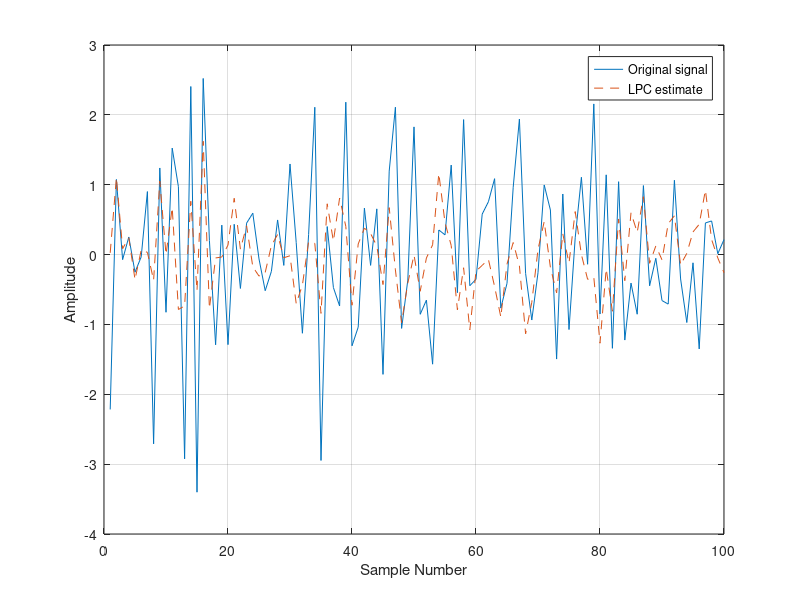
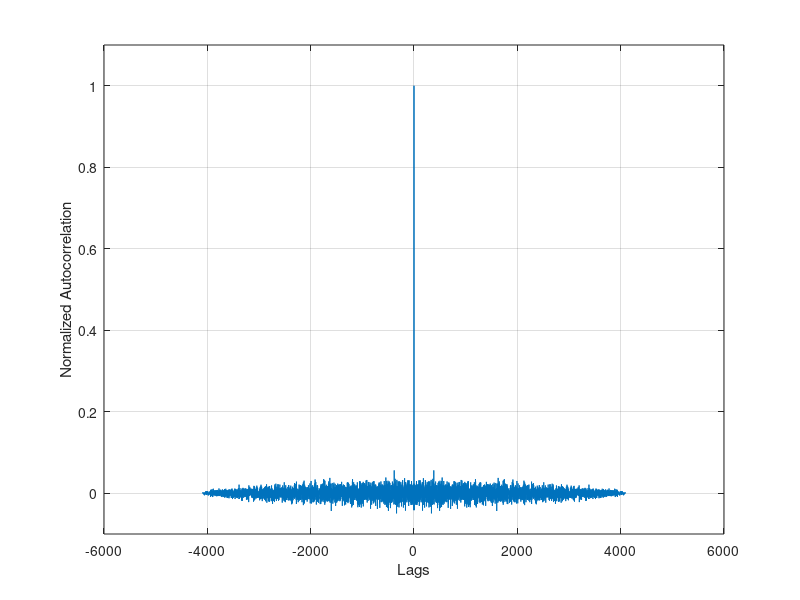

MATLAB code for these plots, in order:
close all;
clear all;

% GENERATE SIGNAl
noise = randn(50000,1);
x = filter(1,[1 1/2 1/3 1/4], noise); % 3rd order forward predictor
x = x(end-4096+1:end); % last 4096 samples of AR process to avoid startup transients

% LPC
a = lpc(x,3); % signal, filter order
est_x = filter([0 -a(2:end)],1,x);

% COMPARE LAST 100 SAMPLES OF EACH
plot(1:100, x(end-100+1:end), 1:100,est_x(end-100+1:end), '--')
grid
xlabel('Sample Number')
ylabel('Amplitude')
legend('Original signal','LPC estimate')

% PREDICTION ERROR
e = x - est_x;
[acs, lags] = xcorr(e,'coeff');

% PLOT AUTOCORRELATION
figure(2)
plot(lags, acs)
grid
xlabel('Lags')
ylabel('Normalized Autocorrelation')
ylim([-0.1 1.1])